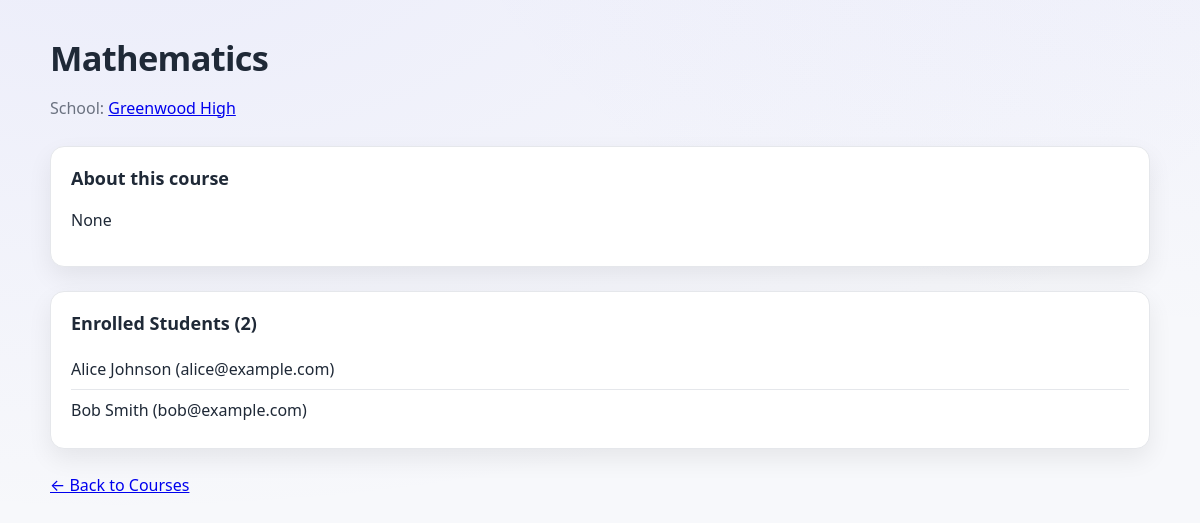
The page /course/mathematics/ on the database its author committed.
### enrollment/models.py (models this page shows, shortened)
class Course(models.Model):
    name = models.CharField(max_length=100)
    description = models.TextField(blank=True)
    school = models.ForeignKey(
        School,
        on_delete=models.PROTECT,
        related_name='courses'
        )
    slug = models.SlugField(unique=True, blank=True)

class School(models.Model):
    name = models.CharField( max_length=100)
    address = models.TextField()
    slug = models.SlugField(unique=True, blank=True)

class Student(models.Model):
    student_name = models.CharField( max_length=100)
    email = models.EmailField()
    courses = models.ManyToManyField(Course, related_name="students")
    school = models.ForeignKey(
        School,
        on_delete=models.PROTECT,
        related_name='students'
        )
    slug = models.SlugField(unique=True, blank=True)

### enrollment/views.py (the view)
# urls.py: path('course/<slug:slug>/', views.course_detail, name='course_detail'),
def course_detail(request, slug):
    course = get_object_or_404(Course, slug=slug)
    return render(request, 'enrollment/course_detail.html', {'course': course})

### enrollment/templates/enrollment/course_detail.html (shortened to what this page needs)
{% extends "enrollment/layout.html" %}
{% block content %}
<div class="container">
  <h1>{{ course.name }}</h1>
  <p class="subtitle">
    School:
    <a href="{% url 'school-detail' course.school.slug %}">{{ course.school.name }}</a>
  </p>
  {% if course.description %}
    <div class="section">
      <h3>About this course</h3>
      <p>{{ course.description }}</p>
    </div>
  {% endif %}
  <div class="section">
    <h3>Enrolled Students ({{ course.students.count }})</h3>
    <ul class="list">
      {% for s in course.students.all %}
        <li>{{ s.student_name }} ({{ s.email }})</li>
      {% empty %}
        <li class="muted">No students enrolled.</li>
      {% endfor %}
    </ul>
  </div>
  <a class="btn" href="{% url 'courses-list' %}">← Back to Courses</a>
</div>
{% endblock %}

### enrollment/static/enrollment/style.css (style rules this page uses)
* { box-sizing: border-box; }
:root { --bg: #f7f8fb; --panel: #ffffff; --text: #1f2937; --muted: #6b7280; --brand: #4f46e5; --brand-2: #6366f1; --ring: rgba(79,70,229,.25); --border: #e5e7eb; --radius: 14px; --shadow: 0 10px 25px rgba(0,0,0,.07); }
html, body { height: 100%; }
body { margin: 0; font: 16px/1.5 system-ui, -apple-system, Segoe UI, Roboto, "Helvetica Neue", Arial, "Noto Sans", "Apple Color Emoji", "Segoe UI Emoji"; color: var(--text); background: radial-gradient(1200px 600px at 10% -10%, rgba(99,102,241,.08), transparent), radial-gradient(900px 500px at 110% -20%, rgba(99,102,241,.06), transparent), var(--bg); padding: 32px; }
.container { max-width: 1100px; margin: 0 auto; }
h1 { font-size: clamp(26px, 2.2vw + 8px, 36px); margin: 0 0 18px; letter-spacing: -0.02em; }
.subtitle { margin: -6px 0 26px; color: var(--muted); }
.section { background: var(--panel); border: 1px solid var(--border); border-radius: var(--radius); padding: 18px 20px; box-shadow: var(--shadow); margin-bottom: 24px; }
.section h3 { margin: 0 0 12px; font-size: 18px; font-weight: 600; color: var(--text); }
.list { list-style: none; margin: 0; padding: 0; }
.list li { padding: 8px 0; border-bottom: 1px solid var(--border); }
.list li:last-child { border-bottom: none; }

### rows shown on the page
Course: name "Mathematics", school.name "Greenwood High", description "None", students.count "2"
Student: student_name "Alice Johnson", email "alice@example.com"
Student: student_name "Bob Smith", email "bob@example.com"
